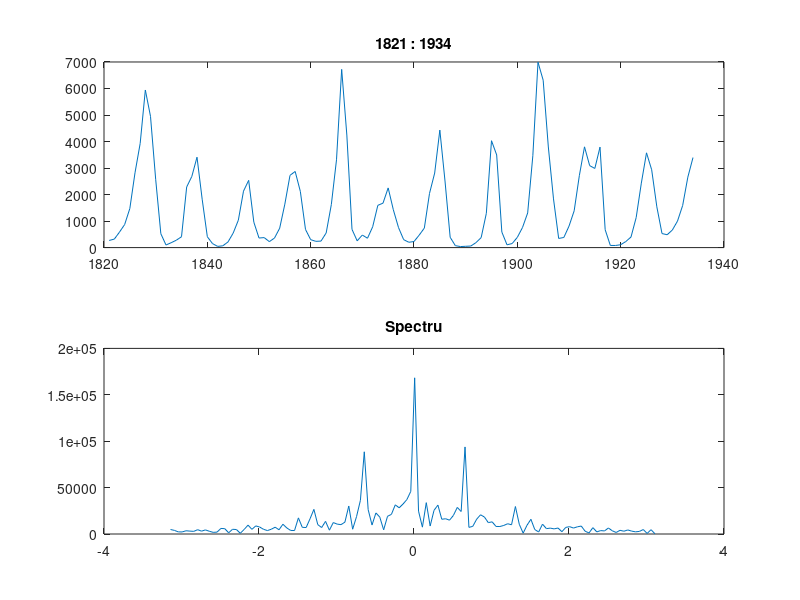
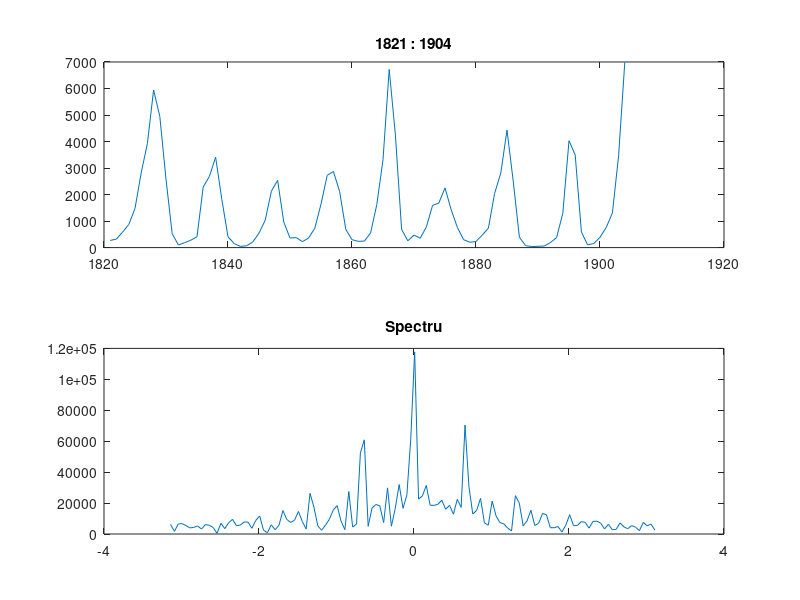
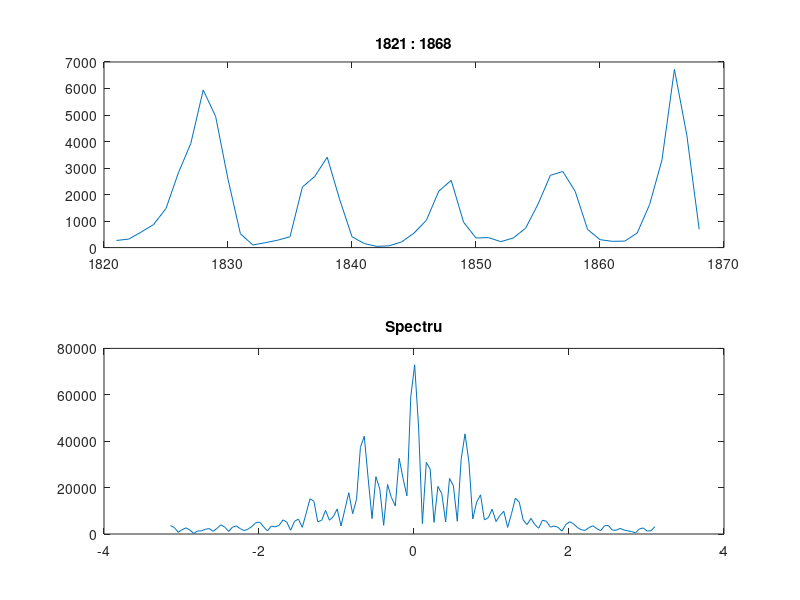

Write MATLAB code to recreate these figures, in order.
clc ;
clear all ;
close all ;

%primul interval
year = ( 1821 : 1934 )' ;

lynx=[
  269  321  585  871 1475 2821 3928 5943 4950 2577  523   98  ,...
  184  279  409 2285 2685 3409 1824  409  151   45   68  213  ,...
  546 1033 2129 2536  957  361  377  225  360  731 1638 2725  ,...
 2871 2119  684  299  236  245  552 1623 3311 6721 4245  687  ,...
  255  473  353  784 1594 1676 2251 1426  756  299  201  229  ,...
  469  736 2042 2811 4431 2511  389   73   39   49   59  188  ,...
  377 1292 4031 3495  587  105  153  387  758 1307 3465 6991  ,...
 6313 3794 1836  345  382  808 1388 2713 3800 3091 2985 3790  ,...
  674   81   80  108  229  399 1132 2432 3574 2935 1537  529  ,...
  485  662 1000 1590 2657 3396]';

figure
subplot( 2, 1, 1 ) ; 
plot( year, lynx ) ;
title( '1821 : 1934' ) ;
omega = -pi : 0.05 : pi ;
X = abs( freqz( lynx, 1, omega ) ) ;
subplot( 2, 1, 2 ) ;
plot( omega, X ) ;
title( 'Spectru' ) ;


% Al doilea interval
year2 = ( 1821 : 1904 )' ;

figure
subplot( 2, 1, 1 ) ;
plot( year2, lynx( 1 : 84 ) ) ;
title( '1821 : 1904' ) ;
X2 = abs( freqz( lynx( 1 : 84 ), 1, omega ) ) ;
subplot( 2, 1, 2 ) ;
plot( omega, X2 ) ;
title( 'Spectru' ) ;


% Al treilea interval
year3 = ( 1821 : 1868 )' ;
figure
subplot( 2, 1, 1 ) ;
plot( year3, lynx( 1 : 48 ) ) ;
title( '1821 : 1868' ) ;
X3 = abs( freqz( lynx( 1 : 48 ), 1, omega ) ) ;
subplot( 2, 1, 2 ) ; 
plot( omega, X3 ) ;
title( 'Spectru' ) ;

% 300 ani - T = 2 * pi / omega
%Cu cat dimininuam suportul ne departam de rezolutia semnalului
% => ne departam si de perioada